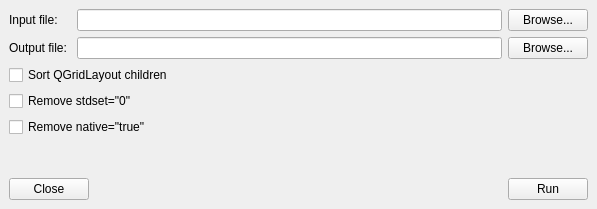
<?xml version="1.0" encoding="UTF-8"?>
<ui version="4.0">
 <class>MainWindow</class>
 <widget class="QMainWindow" name="MainWindow">
  <property name="windowModality">
   <enum>Qt::ApplicationModal</enum>
  </property>
  <property name="geometry">
   <rect>
    <x>0</x>
    <y>0</y>
    <width>597</width>
    <height>209</height>
   </rect>
  </property>
  <property name="acceptDrops">
   <bool>true</bool>
  </property>
  <property name="windowTitle">
   <string>Qt UI XML Cleaner (Overkill Edition)</string>
  </property>
  <widget class="QWidget" name="centralwidget">
   <layout class="QVBoxLayout" name="verticalLayout">
    <item>
     <layout class="QGridLayout" name="gridLayout">
      <item row="0" column="0">
       <widget class="QLabel" name="label">
        <property name="text">
         <string>Input file:</string>
        </property>
       </widget>
      </item>
      <item row="0" column="1">
       <widget class="QLineEdit" name="inputFileLineEdit"/>
      </item>
      <item row="0" column="2">
       <widget class="QPushButton" name="browseInputFileButton">
        <property name="text">
         <string>Browse...</string>
        </property>
       </widget>
      </item>
      <item row="1" column="0">
       <widget class="QLabel" name="label_2">
        <property name="text">
         <string>Output file: </string>
        </property>
       </widget>
      </item>
      <item row="1" column="1">
       <widget class="QLineEdit" name="outputFileLineEdit"/>
      </item>
      <item row="1" column="2">
       <widget class="QPushButton" name="browseOutputFileButton">
        <property name="text">
         <string>Browse...</string>
        </property>
       </widget>
      </item>
     </layout>
    </item>
    <item>
     <widget class="QCheckBox" name="sortQGridLayoutCheckbox">
      <property name="text">
       <string>Sort QGridLayout children</string>
      </property>
     </widget>
    </item>
    <item>
     <widget class="QCheckBox" name="removeStdsetZeroCheckbox">
      <property name="text">
       <string>Remove stdset=&quot;0&quot;</string>
      </property>
     </widget>
    </item>
    <item>
     <widget class="QCheckBox" name="removeNativeTrueCheckbox">
      <property name="text">
       <string>Remove native=&quot;true&quot;</string>
      </property>
     </widget>
    </item>
    <item>
     <spacer name="verticalSpacer">
      <property name="orientation">
       <enum>Qt::Vertical</enum>
      </property>
      <property name="sizeHint" stdset="0">
       <size>
        <width>20</width>
        <height>1</height>
       </size>
      </property>
     </spacer>
    </item>
    <item>
     <layout class="QHBoxLayout" name="horizontalLayout_3">
      <item>
       <widget class="QPushButton" name="closeButton">
        <property name="text">
         <string>Close</string>
        </property>
       </widget>
      </item>
      <item>
       <spacer name="horizontalSpacer">
        <property name="orientation">
         <enum>Qt::Horizontal</enum>
        </property>
        <property name="sizeHint" stdset="0">
         <size>
          <width>40</width>
          <height>20</height>
         </size>
        </property>
       </spacer>
      </item>
      <item>
       <widget class="QPushButton" name="runButton">
        <property name="text">
         <string>Run</string>
        </property>
       </widget>
      </item>
     </layout>
    </item>
   </layout>
  </widget>
  <widget class="QMenuBar" name="menubar">
   <property name="geometry">
    <rect>
     <x>0</x>
     <y>0</y>
     <width>597</width>
     <height>22</height>
    </rect>
   </property>
  </widget>
 </widget>
 <resources/>
 <connections/>
</ui>
